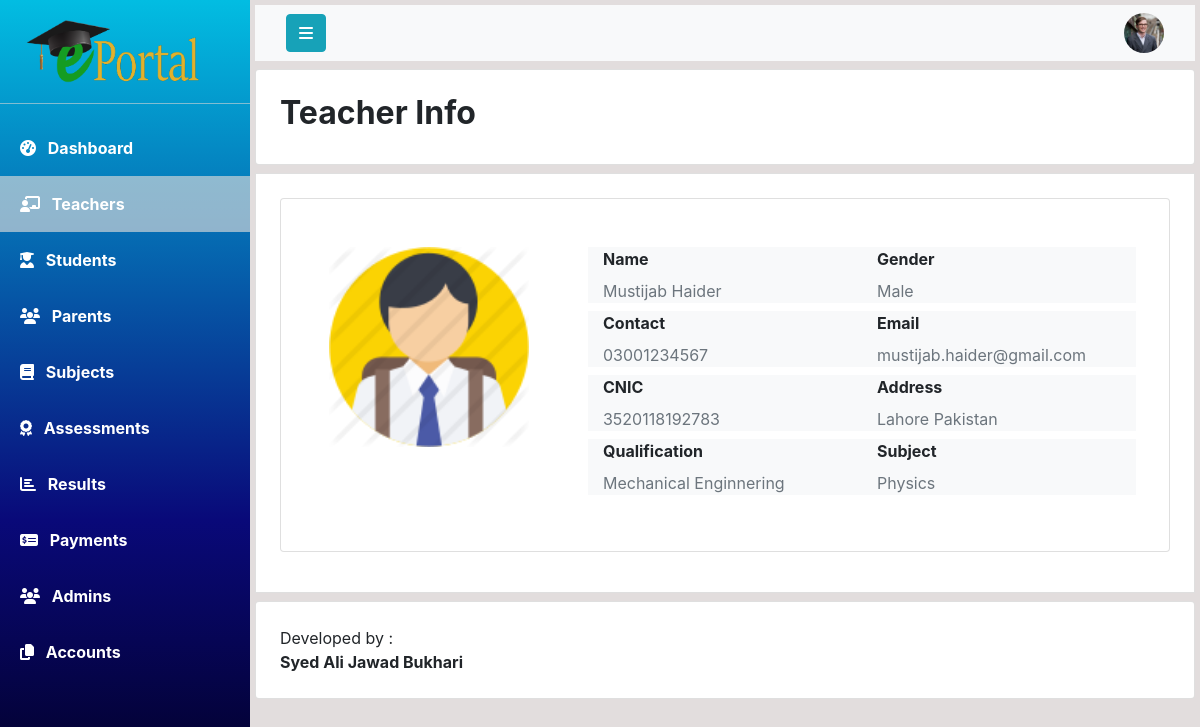
Screenshot of /php/admin_view_teacher.php?id=1 (signed in) with the database file from the repository.
### tables this page shows
CREATE TABLE `teachers` (
  `teacher_id` int(11) NOT NULL,
  `first_name` varchar(20) DEFAULT NULL,
  `last_name` varchar(20) DEFAULT NULL,
  `mobile_number` varchar(11) DEFAULT NULL,
  `cnic` varchar(13) DEFAULT NULL,
  `address` varchar(100) DEFAULT NULL,
  `gender` varchar(10) DEFAULT NULL,
  `qualification` varchar(30) DEFAULT NULL,
  `subject` varchar(20) DEFAULT NULL,
  `joining_date` timestamp NOT NULL DEFAULT current_timestamp() ON UPDATE current_timestamp(),
  `email` varchar(30) DEFAULT NULL,
  `password` varchar(100) DEFAULT NULL
);

### php/admin_view_teacher.php (the view, shortened to what this page needs)
<!DOCTYPE html>
<html lang="en">
<head>
    <?php include 'links.php'; ?>
</head>
<body>
    <?php
        include 'DBManager.php';
        $teacherID = $_GET['id'];
        $query = "SELECT * from Teachers WHERE teacher_id = '$teacherID'";
        $result = mysqli_query($connection,$query);
        $teacherInfo = mysqli_fetch_array($result);
    ?>
    <div class="wrapper">
        <nav id="sidebar">
            <a href="#" id="logo-container">
                <img class="mt-3 ml-4" src="../assets/logo/logo1.png" alt="Logo" width="180">
            </a>
            <hr class="my-3 sidebar-separator" style="background-color: rgba(255, 255, 255, 0.562);">
            <ul>
                <li><a class="nav-link text-white font-weight-bold px-3 py-3" href="admin_dashboard.php">
                        <i class="fas fa-tachometer-alt ml-1 mr-2"></i>
                        Dashboard
                    </a>
                </li>
                <li><a class="nav-link text-white font-weight-bold px-3 py-3 active">
                        <i class="fas fa-chalkboard-teacher ml-1 mr-2"></i>
                        Teachers
                    </a>
                </li>
                <li><a class="nav-link text-white font-weight-bold px-3 py-3" href="manage_students.php">
                        <i class="fas fa-user-graduate ml-1 mr-2"></i>
                        Students
                    </a>
                </li>
                <li><a class="nav-link text-white font-weight-bold px-3 py-3" href="manage_parents.php">
                        <i class="fa fa-group ml-1 mr-2"></i>
                        Parents
                    </a>
                </li>
                <li><a class="nav-link text-white font-weight-bold px-3 py-3" href="#">
                        <i class="fas fa-book ml-1 mr-2"></i>
                        Subjects
                    </a>
                </li>
                <li><a class="nav-link text-white font-weight-bold px-3 py-3" href="#">
                        <i class="fas fa-award ml-1 mr-2"></i>
                        Assessments
                    </a>
                </li>
                <li><a class="nav-link text-white font-weight-bold px-3 py-3" href="#">
                        <i class="fa fa-chart-bar ml-1 mr-2"></i>
                        Results
                    </a>
                </li>
                <li><a class="nav-link text-white font-weight-bold px-3 py-3" href="#">
                        <i class="fa fa-money-check-alt ml-1 mr-2"></i>
                        Payments
                    </a>
                </li>
                <li><a class="nav-link text-white font-weight-bold px-3 py-3" href="#">
                        <i class="fas fa-users ml-1 mr-2"></i>
                        Admins
                    </a>
                </li>
                <li><a class="nav-link text-white font-weight-bold px-3 py-3" href="#">
                        <i class="fas fa-copy ml-1 mr-2"></i>
                        Accounts
                    </a>
                </li>
            </ul>
        </nav>
        <div id="content" class="overflow-auto">
            <nav class="navbar mb-2 navbar-light bg-light mb-2">
                <div class="container-fluid">
                    <div class="navbar-header">
                        <button type="button" id="sidebar-toggle" onclick="hideSidebar()" class="btn btn-info navbar-btn mr-auto">
                            <i class="fa fa-bars" aria-hidden="true"></i>
                        </button>
                    </div>
                    <a class="text-decoration-none">
                        <img src="../assets/user-profile.jpg" id="user-profile" onclick="showDropdown()" width="40" height="40" class="rounded-circle ml-auto" alt="">
                    </a>
                </div>
            </nav>
            <div class="card mb-2 p-4">
                <h2><b>Teacher Info</b></h2>
            </div>
            <div class="card bg-white mb-2 p-4 rounded-0" id="content-wrapper">
                <div class="card bg-white p-5 mb-3">
                    <div class="row">
                        <div class="col-4">
                            <img src="../assets/user-icon.png" alt="Profile" width="200" height="200">
                        </div>
                        <div class="col-8">
                            <div class="row mb-2 bg-light">
                                <div class="col-6">
                                    <label class="font-weight-bold text-black d-block">Name</label>
                                    <span class="text-muted"><?php echo $teacherInfo['first_name']." ".$teacherInfo['last_name']; ?></span>
                                </div>
                                <div class="col-6">
                                    <label class="font-weight-bold text-black d-block">Gender</label>
                                    <span class="text-muted"><?php echo $teacherInfo['gender']; ?></span>
                                </div>
                            </div>
                            <div class="row mb-2 bg-light">
                                <div class="col-6">
                                    <label class="font-weight-bold text-black d-block">Contact</label>
                                    <span class="text-muted"><?php echo $teacherInfo['mobile_number']; ?></span>
                                </div>
                                <div class="col-6">
                                    <label class="font-weight-bold text-black d-block">Email</label>
                                    <span class="text-muted"><?php echo $teacherInfo['email']; ?></span>
                                </div>
                            </div>
                            <div class="row mb-2 bg-light">
                                <div class="col-6">
                                    <label class="font-weight-bold text-black d-block">CNIC</label>
                                    <span class="text-muted"><?php echo $teacherInfo['cnic']; ?></span>
                                </div>
                                <div class="col-6">
                                    <label class="font-weight-bold text-black d-block">Address</label>
                                    <span class="text-muted"><?php echo $teacherInfo['address']; ?></span>
                                </div>
                            </div>
                            <div class="row mb-2 bg-light">
                                <div class="col-6">
                                    <label class="font-weight-bold text-black d-block">Qualification</label>
                                    <span class="text-muted"><?php echo $teacherInfo['qualification']; ?></span>
                                </div>
                                <div class="col-6">
                                    <label class="font-weight-bold text-black d-block">Subject</label>
                                    <span class="text-muted"><?php echo $teacherInfo['subject']; ?></span>
                                </div>
                            </div>
                        </div>
                    </div>
                </div>
            </div>
            <div class="card p-4 bg-white" id="footer">
                Developed by : <b>Syed Ali Jawad Bukhari</b>
            </div>
        </div>
    </div>
</body>
</html>

### css/style.css (style rules this page uses)
* { padding: 0; margin: 0; box-sizing: border-box; }
.wrapper { display: flex; align-items: stretch; background-color: rgb(226, 221, 221); max-height: 100vh; }
#sidebar { width: 250px; height: 100%; position: fixed; top: 0; left: 0; background-color: #30336b; background: rgb(2,0,36); background: linear-gradient(360deg, rgba(2,0,36,1) 0%, rgba(9,9,121,1) 35%, rgb(2, 189, 226)100%); transition: all 1s; }
#sidebar .active { background-color: rgba(219, 219, 219, 0.651); }
#content { width: 100%; height: 100vh; padding: 5px; margin-left: 250px; overflow-x: hidden; transition: all 1s; }
#dropdown a { text-decoration: none; }

### rows the page displays
teachers: first_name "Mustijab", last_name "Haider", gender "Male", mobile_number "03001234567", email "mustijab.haider@gmail.com", cnic "3520118192783", address "Lahore Pakistan", qualification "Mechanical Enginnering", subject "Physics"
